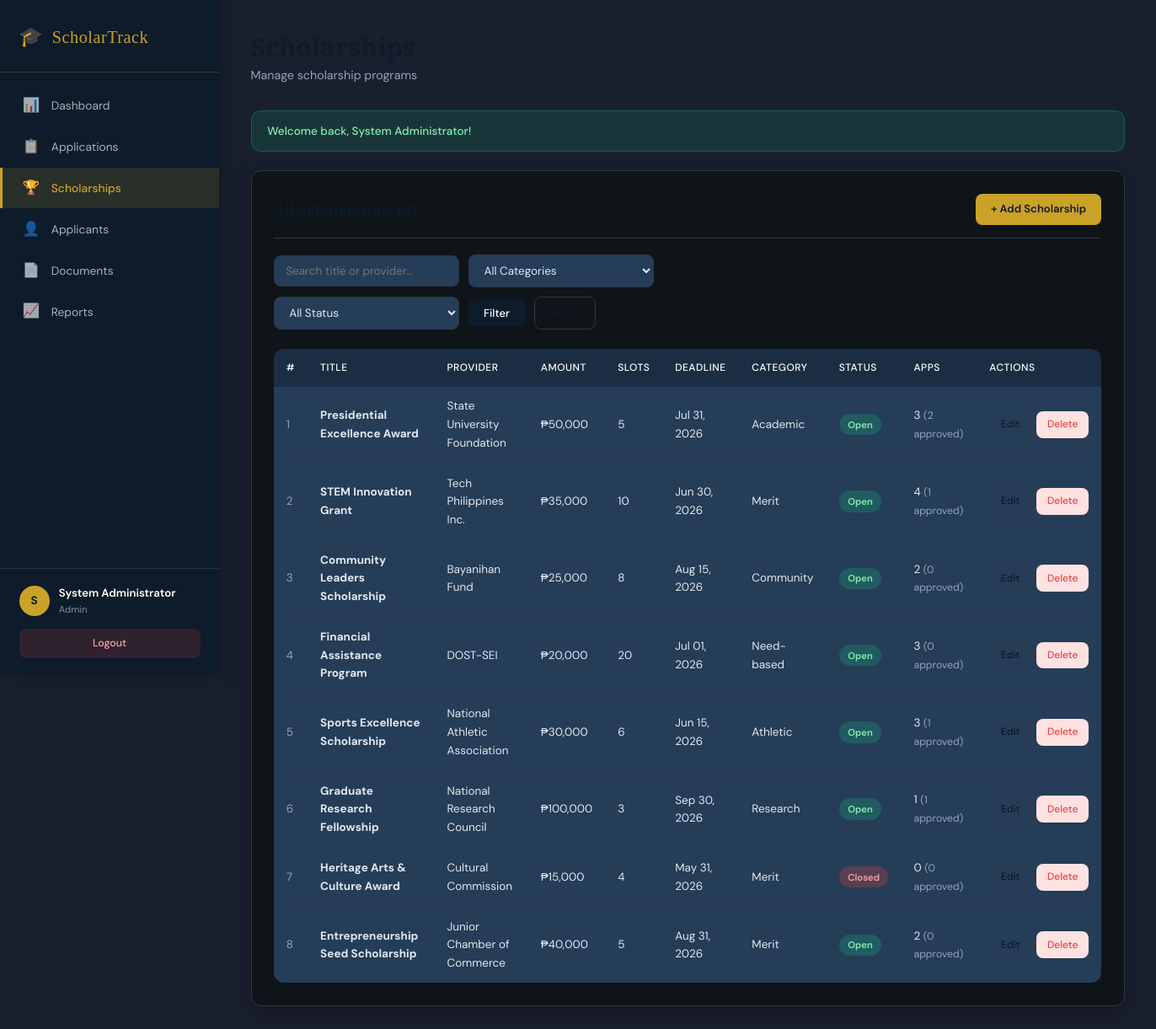
/scholarships.php (signed in), run on the app's committed database.
### tables this page shows
CREATE TABLE IF NOT EXISTS scholarships (
    scholarship_id   INT AUTO_INCREMENT PRIMARY KEY,
    title            VARCHAR(150) NOT NULL,
    provider         VARCHAR(150) NOT NULL,
    description      TEXT,
    amount           DECIMAL(12,2) NOT NULL,
    slots_available  INT NOT NULL DEFAULT 1,
    min_gpa          DECIMAL(3,2) DEFAULT 1.00,
    deadline         DATE NOT NULL,
    category         ENUM('academic','athletic','need-based','merit','community','research') NOT NULL,
    status           ENUM('open','closed','paused') NOT NULL DEFAULT 'open',
    created_by       INT,
    created_at       DATETIME DEFAULT CURRENT_TIMESTAMP,
    FOREIGN KEY (created_by) REFERENCES users(user_id) ON DELETE SET NULL
);

### config.php (called while the page is built, shortened)
<?php
function isAdmin(): bool {
    return ($_SESSION['role'] ?? '') === 'admin';
}
function e(string $s): string {
    return htmlspecialchars($s, ENT_QUOTES, 'UTF-8');
}

### scholarships.php (the view, shortened to what this page needs)
<?php
require 'config.php';
$action = $_GET['action'] ?? 'list';
$scholarship = null;
$search   = trim($_GET['q']        ?? '');
$page     = max(1, (int)($_GET['page'] ?? 1));
$perPage  = 10;
$offset   = ($page - 1) * $perPage;
$where  = [];
$params = [];
$whereSQL = $where ? 'WHERE ' . implode(' AND ', $where) : '';
$listSQL = "
    SELECT s.*,
           (SELECT COUNT(*) FROM applications WHERE scholarship_id = s.scholarship_id) AS app_count,
           (SELECT COUNT(*) FROM applications WHERE scholarship_id = s.scholarship_id AND status = 'approved') AS approved_count
    FROM scholarships s
    $whereSQL
    ORDER BY s.created_at DESC
    LIMIT ? OFFSET ?
";
$params[] = $perPage;
$params[] = $offset;
$stmt = $pdo->prepare($listSQL);
$stmt->execute($params);
$scholarships = $stmt->fetchAll();
$countParams = array_slice($params, 0, count($params) - 2);
$countSQL = "SELECT COUNT(*) FROM scholarships s $whereSQL";
$cStmt = $pdo->prepare($countSQL);
$cStmt->execute($countParams);
$totalRows = $cStmt->fetchColumn();
include 'includes/header.php';
if ($action === 'new' || $action === 'edit'):
?>
<div class="card">
  <div class="card-header">
    <span class="card-title"><?= $action === 'edit' ? 'Edit Scholarship' : 'Add New Scholarship' ?></span>
    <a href="scholarships.php" class="btn btn-outline btn-sm">← Back</a>
  </div>
  <form method="POST">
    <div class="form-grid">
      <div class="form-group full">
        <label>Scholarship Title</label>
        <input type="text" name="title" required value="<?= e($scholarship['title'] ?? '') ?>" placeholder="e.g. Presidential Excellence Award">
      </div>
      <div class="form-group">
        <label>Provider / Sponsor</label>
        <input type="text" name="provider" required value="<?= e($scholarship['provider'] ?? '') ?>">
      </div>
      <div class="form-group">
        <label>Amount (₱)</label>
        <input type="number" name="amount" step="0.01" min="0" required value="<?= $scholarship['amount'] ?? '' ?>">
      </div>
      <div class="form-group">
        <label>Slots Available</label>
        <input type="number" name="slots_available" min="1" required value="<?= $scholarship['slots_available'] ?? 1 ?>">
      </div>
      <div class="form-group">
        <label>Minimum GPA Required</label>
        <input type="number" name="min_gpa" step="0.01" min="1.00" max="5.00" value="<?= $scholarship['min_gpa'] ?? '1.00' ?>">
      </div>
      <div class="form-group">
        <label>Application Deadline</label>
        <input type="date" name="deadline" required value="<?= $scholarship['deadline'] ?? '' ?>">
      </div>
      <div class="form-group">
        <label>Category</label>
        <select name="category">
          <?php foreach (['academic','athletic','need-based','merit','community','research'] as $cat): ?>
          <option value="<?= $cat ?>" <?= ($scholarship['category'] ?? '') === $cat ? 'selected' : '' ?>><?= ucfirst($cat) ?></option>
          <?php endforeach; ?>
        </select>
      </div>
      <div class="form-group">
        <label>Status</label>
        <select name="status">
          <?php foreach (['open','closed','paused'] as $s): ?>
          <option value="<?= $s ?>" <?= ($scholarship['status'] ?? 'open') === $s ? 'selected' : '' ?>><?= ucfirst($s) ?></option>
          <?php endforeach; ?>
        </select>
      </div>
      <div class="form-group full">
        <label>Description</label>
        <textarea name="description"><?= e($scholarship['description'] ?? '') ?></textarea>
      </div>
    </div>
    <div class="form-actions">
      <a href="scholarships.php" class="btn btn-outline">Cancel</a>
      <button type="submit" class="btn btn-gold"><?= $action === 'edit' ? 'Update Scholarship' : 'Add Scholarship' ?></button>
    </div>
  </form>
</div>
<?php else: ?>
<div class="card">
  <div class="card-header">
    <span class="card-title">All Scholarships (<?= $totalRows ?>)</span>
    <a href="scholarships.php?action=new" class="btn btn-gold">+ Add Scholarship</a>
  </div>
  <div class="filter-bar">
    <form method="GET">
      <input type="text" name="q" value="<?= e($search) ?>" placeholder="Search title or provider…">
      <select name="category">
        <option value="">All Categories</option>
      </select>
      <select name="status">
        <option value="">All Status</option>
      </select>
      <button type="submit" class="btn btn-primary">Filter</button>
      <a href="scholarships.php" class="btn btn-outline">Reset</a>
    </form>
  </div>
  <div class="table-responsive">
    <table>
      <thead><tr>
        <th>#</th><th>Title</th><th>Provider</th><th>Amount</th><th>Slots</th><th>Deadline</th><th>Category</th><th>Status</th><th>Apps</th><th>Actions</th>
      </tr></thead>
      <tbody>
        <?php foreach ($scholarships as $s): ?>
        <tr>
          <td class="text-muted"><?= $s['scholarship_id'] ?></td>
          <td><strong><?= e($s['title']) ?></strong></td>
          <td><?= e($s['provider']) ?></td>
          <td>₱<?= number_format($s['amount'],0) ?></td>
          <td><?= $s['slots_available'] ?></td>
          <td><?= date('M d, Y', strtotime($s['deadline'])) ?></td>
          <td><?= ucfirst($s['category']) ?></td>
          <td><span class="badge badge-<?= $s['status'] ?>"><?= ucfirst($s['status']) ?></span></td>
          <td><?= $s['app_count'] ?> <span class="text-muted text-sm">(<?= $s['approved_count'] ?> approved)</span></td>
          <td>
            <div class="actions">
              <a href="scholarships.php?action=edit&id=<?= $s['scholarship_id'] ?>" class="btn btn-sm btn-outline">Edit</a>
              <?php if (isAdmin()): ?>
              <a href="scholarships.php?action=delete&id=<?= $s['scholarship_id'] ?>"
                 class="btn btn-sm btn-danger"
                 data-confirm="Delete this scholarship? All related applications will also be removed.">Delete</a>
              <?php endif; ?>
            </div>
          </td>
        </tr>
        <?php endforeach; ?>
      </tbody>
    </table>
  </div>
</div>
<?php endif; ?>
<?php include 'includes/footer.php'; ?>

### assets/style.css (style rules this page uses)
*, *::before, *::after { box-sizing: border-box; margin: 0; padding: 0; }
:root { --navy: #0d1b2a; --navy-mid: #1b2d42; --navy-light: #253d57; --gold: #c9a227; --gold-light: #e8bc3c; --gold-pale: #fdf3d5; --cream: #1a1f2e; --white: #0f1419; --text: #e2e8f0; --text-muted: #94a3b8; --border: #2d3748; --red: #ef4444; --green: #10b981; --amber: #f59e0b; --blue: #3b82f6; --purple: #8b5cf6; --sidebar-w: 260px; --radius: 12px; --shadow: 0 4px 24px rgba(0,0,0,.30); --shadow-lg: 0 8px 40px rgba(0,0,0,.50); }
html { font-size: 15px; }
body { font-family: 'DM Sans', sans-serif; background: var(--cream); color: var(--text); display: flex; min-height: 100vh; line-height: 1.6; }
.card { background: var(--white); border-radius: var(--radius); box-shadow: var(--shadow); padding: 1.75rem; border: 1px solid var(--border); }
.card-header { display: flex; justify-content: space-between; align-items: center; margin-bottom: 1.25rem; padding-bottom: 1rem; border-bottom: 1px solid var(--border); }
.card-title { font-family: 'Playfair Display', serif; font-size: 1.15rem; font-weight: 600; color: var(--navy); }
.table-responsive { overflow-x: auto; border-radius: var(--radius); }
table { width: 100%; border-collapse: collapse; font-size: .9rem; }
thead tr { background: var(--navy-mid); }
thead th { color: #fff; padding: .85rem 1rem; text-align: left; font-weight: 500; font-size: .8rem; text-transform: uppercase; letter-spacing: .5px; white-space: nowrap; }
thead th:first-child { border-radius: 8px 0 0 0; }
thead th:last-child { border-radius: 0 8px 0 0; }
tbody tr { border-bottom: 1px solid var(--border); transition: background .15s; background: var(--navy-light); }
tbody tr:last-child { border-bottom: none; }
td { padding: .85rem 1rem; vertical-align: middle; color: var(--text); }
.badge { display: inline-block; padding: .25rem .7rem; border-radius: 99px; font-size: .75rem; font-weight: 600; text-transform: capitalize; white-space: nowrap; }
.badge-open { background: rgba(16,185,129,.25); color: #86efac; }
.badge-closed { background: rgba(239,68,68,.25); color: #fca5a5; }
.btn { display: inline-flex; align-items: center; gap: .4rem; padding: .55rem 1.2rem; border-radius: 8px; font-size: .87rem; font-weight: 500; text-decoration: none; cursor: pointer; border: none; transition: all .2s; white-space: nowrap; font-family: 'DM Sans', sans-serif; }
.btn-primary { background: var(--navy); color: #fff; }
.btn-gold { background: var(--gold); color: var(--navy); font-weight: 600; }
.btn-sm { padding: .35rem .85rem; font-size: .8rem; }
.btn-danger { background: #fee2e2; color: var(--red); }
.btn-outline { background: transparent; color: var(--navy); border: 1.5px solid var(--border); }
input, select, textarea { padding: .6rem .9rem; border: 1.5px solid var(--border); border-radius: 8px; font-family: 'DM Sans', sans-serif; font-size: .9rem; color: var(--text); background: var(--navy-light); transition: border-color .2s, box-shadow .2s; width: 100%; }
.filter-bar { display: flex; align-items: center; gap: .75rem; flex-wrap: wrap; margin-bottom: 1.5rem; }
.filter-bar input, .filter-bar select { max-width: 220px; }
.filter-bar form { display: flex; gap: .75rem; flex-wrap: wrap; align-items: center; }
.text-muted { color: var(--text-muted); }
.text-sm { font-size: .82rem; }
.actions { display: flex; gap: .4rem; }

### data on the page
scholarships: scholarship_id "1", title "Presidential Excellence Award", provider "State University Foundation", amount "50,000", slots_available "5", deadline "Jul 31, 2026", category "Academic", status "Open", app_count "3", approved_count "2"
scholarships: scholarship_id "2", title "STEM Innovation Grant", provider "Tech Philippines Inc.", amount "35,000", slots_available "10", deadline "Jun 30, 2026", category "Merit", status "Open", app_count "4", approved_count "1"
scholarships: scholarship_id "3", title "Community Leaders Scholarship", provider "Bayanihan Fund", amount "25,000", slots_available "8", deadline "Aug 15, 2026", category "Community", status "Open", app_count "2", approved_count "0"
scholarships: scholarship_id "4", title "Financial Assistance Program", provider "DOST-SEI", amount "20,000", slots_available "20", deadline "Jul 01, 2026", category "Need-based", status "Open", app_count "3", approved_count "0"
scholarships: scholarship_id "5", title "Sports Excellence Scholarship", provider "National Athletic Association", amount "30,000", slots_available "6", deadline "Jun 15, 2026", category "Athletic", status "Open", app_count "3", approved_count "1"
scholarships: scholarship_id "6", title "Graduate Research Fellowship", provider "National Research Council", amount "100,000", slots_available "3", deadline "Sep 30, 2026", category "Research", status "Open", app_count "1", approved_count "1"
scholarships: scholarship_id "7", title "Heritage Arts & Culture Award", provider "Cultural Commission", amount "15,000", slots_available "4", deadline "May 31, 2026", category "Merit", status "Closed", app_count "0", approved_count "0"
scholarships: scholarship_id "8", title "Entrepreneurship Seed Scholarship", provider "Junior Chamber of Commerce", amount "40,000", slots_available "5", deadline "Aug 31, 2026", category "Merit", status "Open", app_count "2", approved_count "0"

### other printed values
APP_NAME "ScholarTrack"
$icon "📊"
$label "Dashboard"
$icon "📋"
$label "Applications"
$icon "🏆"
$label "Scholarships"
$icon "👤"
$label "Applicants"
$icon "📄"
$label "Documents"
$icon "📈"
$label "Reports"
substr($_SESSION['full_name'] ?? 'U', 0, 1) "S"
$_SESSION['full_name'] "System Administrator"
